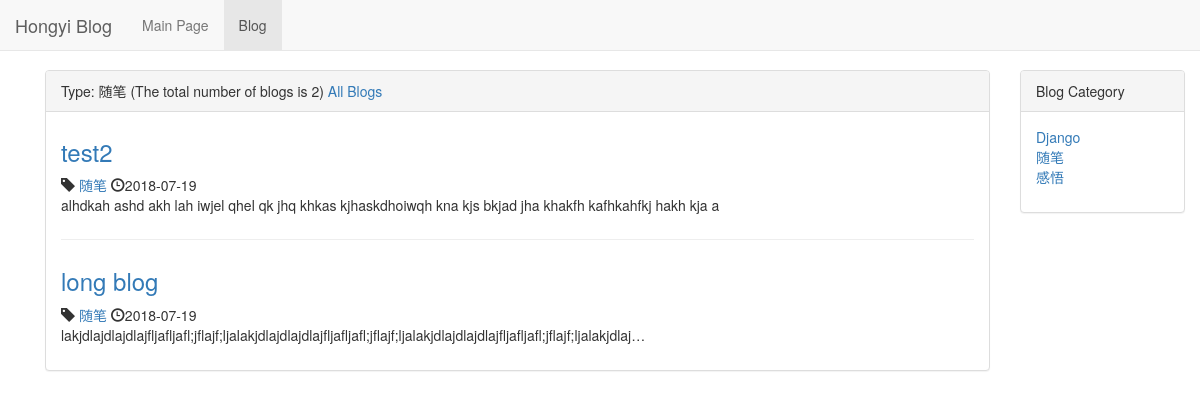
Before: /blog/type/2 with the older database file.
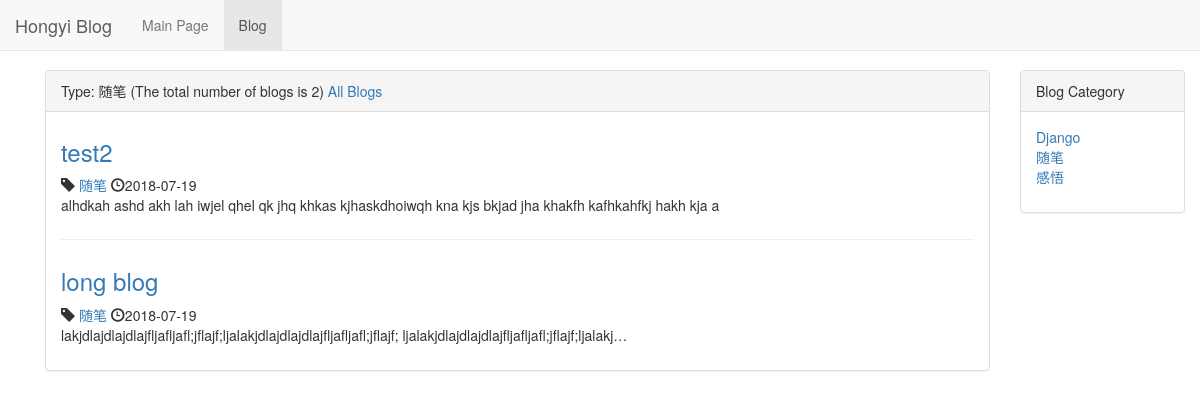
After: the same page with the newer database file.
### blog/models.py (models this page shows, shortened)
class Blog(models.Model):
    title = models.CharField(max_length=50)
    blog_type = models.ForeignKey(BlogType, on_delete=models.DO_NOTHING)
    content = models.TextField()
    author = models.ForeignKey(User, on_delete=models.DO_NOTHING)
    created_time = models.DateTimeField(auto_now_add=True)
    last_update_time = models.DateTimeField(auto_now=True)
    class Meta:
        ordering = ['-created_time']

class BlogType(models.Model):
    type_name = models.CharField(max_length=15)
    def __str__(self):
        return self.type_name

### blog/views.py (the view)
# urls.py: path('type/<int:blog_type_pk>', views.blogs_with_type, name="blogs_with_type"),
def blogs_with_type(request, blog_type_pk):
    context = {}
    blog_type = get_object_or_404(BlogType, pk=blog_type_pk)
    context['blog_type'] = blog_type
    context['blogs'] = Blog.objects.filter(blog_type=blog_type)
    context['blog_types'] = BlogType.objects.all()
    return render_to_response('blog/blogs_with_type.html', context=context)

### blog/templates/blog/blogs_with_type.html (shortened to what this page needs)
{% extends 'blog/blog_list.html' %}
{% block blog_list_title %}
    Type: {{ blog_type.type_name }}
    (The total number of blogs is {{ blogs|length }})
    <a href="{% url 'blog_list' %}">All Blogs</a>
{% endblock %}

### blog/templates/blog/blog_list.html (shortened to what this page needs)
{% extends 'base.html' %}
{% block nav_blog_active %}active{% endblock %}
{% load staticfiles %}
{% block header_extends %}
    <link rel="stylesheet" href="{% static 'blog/blog.css' %}">
{% endblock %}
{% block content %}
<div class="container">
    <div class="row">
        <div class="col-xs-12 col-sm-8 col-md-9 col-lg-10">
            <div class="panel panel-default">
                <div class="panel-heading">{% block blog_list_title %}Blog List (The total number of blogs is {{ blogs_count}}){% endblock %}</div>
                <div class="panel-body">
                    {% for blog in blogs %}
                        <div class="blog">
                            <h3><a href="{% url 'blog_detail' blog.pk %}">{{ blog.title }}</a></h3>
                            <p class="blog-info">
                                <span class="glyphicon glyphicon-tag" aria-hidden="true"></span>
                                <a href="{% url 'blogs_with_type' blog.blog_type.pk %}">{{ blog.blog_type }}</a>
                                <span class="glyphicon glyphicon-time" aria-hidden="true"></span>{{ blog.created_time|date:"Y-m-d" }}
                            </p>
                            <p>{{ blog.content|truncatechars:120 }}</p>
                        </div>
                    {% empty %}
                        <div class="blog">
                            <h3>-- No Blogs now, to be continue --</h3>
                        </div>
                    {% endfor %}
                </div>
            </div>
        </div>
        <div class="hidden-xs col-sm-4 col-md-3 col-lg-2">
            <div class="panel panel-default">
              <div class="panel-heading">Blog Category</div>
              <div class="panel-body">
                <ul class= "blog-types">
                    {% for blog_type in blog_types %}
                        <li><a href="{% url 'blogs_with_type' blog_type.pk %}">{{ blog_type.type_name }}</a></li>
                    {% empty %}
                        <li>No category</li>
                    {% endfor %}
                </ul>
              </div>
            </div>
        </div>
    </div>
</div>
{% endblock %}

Changed rows visible on the page:
changed Blog "long blog": content "lakjdlajdlajdlajfljafljafl;jflajf;ljalakjdlajdlajdlajfljafljafl;jflajf;ljalakjdlajdlajdlajfljafljafl;jflajf;ljalakjdlaj…" → "lakjdlajdlajdlajfljafljafl;jflajf;ljalakjdlajdlajdlajfljafljafl;jflajf; ljalakjdlajdlajdlajfljafljafl;jflajf;ljalakj…"
